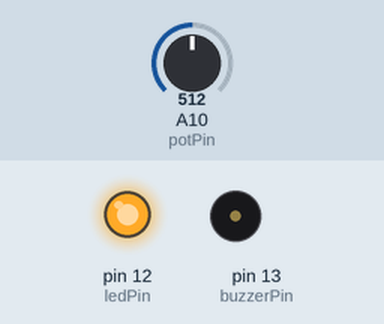
Recording of a sketch running on a simulated Arduino Mega 2560, built with avr-gcc and run on an emulated ATmega2560. Parts: output pins drawn as LEDs (lit = HIGH), buzzer (waves = sounding). The test bench sets the inputs (shaded band); at power-on: A10 (potPin) = 512.

Above: at 1.2 s.
1.3 s: A10 (potPin) set to 981
2.8 s: A10 (potPin) set to 1010
At 3.3 s:
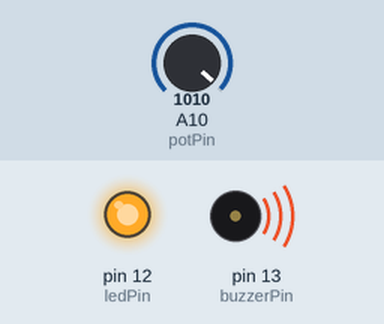
4.3 s: A10 (potPin) set to 290
At 5.1 s:
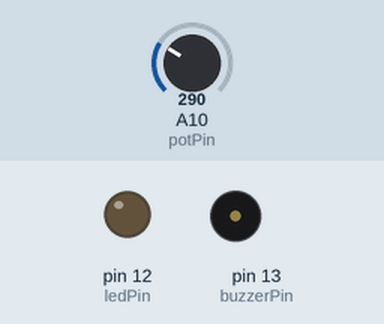
Timing chart, 0 to 7.3 s (numbered marks = the images above; inputs shaded):
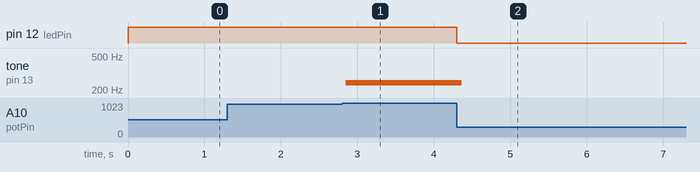

Measured:
- the behaviour switches between 999 and 1000 on A10 (potPin) (found by bisection; images 0 and 1)
- after the input at 1.3 s, every drawn part: stays the same
- after the input at 2.8 s, tone on pin 13 (buzzerPin): silent → 242 Hz after 0.05 s
- after the input at 4.3 s, pin 12 (ledPin): HIGH → LOW at once; tone on pin 13 (buzzerPin): 242 Hz → silent after 0.07 s

The sketch:

Potentiometer.ino
```cpp
/* Analog Read to LED
 * ------------------
 *
 * turns on and off a light emitting diode(LED) connected to digital
 * pin 13. The amount of time the LED will be on and off depends on
 * the value obtained by analogRead(). In the easiest case we connect
 * a potentiometer to analog pin 2.
 *
 * Created 1 December 2005
 * copyleft 2005 DojoDave <http://www.0j0.org>
 * http://arduino.berlios.de
 *
 */

int potPin = A10;    // select the input pin for the potentiometer
int buzzerPin = 13;
int ledPin = 12;   // select the pin for the LED
int val = 100;       // variable to store the value coming from the sensor

void setup() {
  pinMode(ledPin, OUTPUT);  // declare the ledPin as an OUTPUT
  pinMode(buzzerPin, OUTPUT);
}

void loop() {
  val = analogRead(potPin);    // read the value from the sensor
    if (val  < 300) {
    // turn LED off:
    digitalWrite(ledPin, LOW);
    }
    else if (val < 1000) {
    // turn LED on:
    digitalWrite(ledPin, HIGH);
  }
  else {
    digitalWrite(ledPin, HIGH);
    digitalWrite(buzzerPin, HIGH);
    delay(2);
    digitalWrite(buzzerPin, LOW);
    delay(2);

  }
                 // stop the program for some time
}
```
